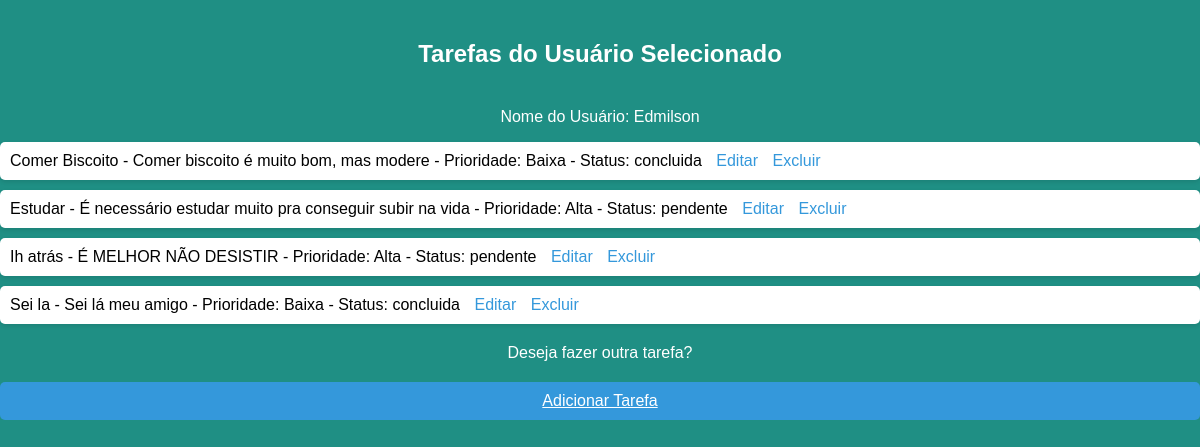
The page /listar.php (signed in) on the database its author committed.
### tables this page shows
CREATE TABLE `usuario` (
  `id` int(11) NOT NULL,
  `login1` varchar(255) NOT NULL,
  `senha` varchar(2000) NOT NULL,
  `nome` varchar(255) DEFAULT NULL
);

CREATE TABLE `tarefas` (
  `id` int(11) NOT NULL,
  `id_usuario` int(11) DEFAULT NULL,
  `descricao` text DEFAULT NULL,
  `prioridade` varchar(100) DEFAULT NULL,
  `status` varchar(100) DEFAULT NULL,
  `created_at` timestamp NOT NULL DEFAULT current_timestamp(),
  `titulo` text DEFAULT NULL
);

### listar.php (the view, shortened to what this page needs)
<!DOCTYPE html>
<html lang="pt-BR">
<head>
    <link rel="stylesheet" href="CSS/listar.css">
</head>
<body>
<?php
require_once("funcoes/conexao.php");
$query_tarefas_usuario = "SELECT u.nome as nome_usuario, t.id, t.titulo, t.descricao, t.prioridade, t.status FROM usuario u
                          LEFT JOIN tarefas t ON u.id = t.id_usuario
                          WHERE u.id = ? ORDER BY u.nome ASC, t.titulo ASC";
$stmt_tarefas_usuario = $conectar->prepare($query_tarefas_usuario);
$id_usuario_selecionado = isset($_GET['id_usuario']) ? $_GET['id_usuario'] : $_SESSION['id_usuario'];
$stmt_tarefas_usuario->bind_param("i", $id_usuario_selecionado);
$stmt_tarefas_usuario->execute();
$result_tarefas_usuario = $stmt_tarefas_usuario->get_result();
if ($result_tarefas_usuario->num_rows > 0) {
    echo "<h2>Tarefas do Usuário Selecionado</h2>";
    echo "<p>Nome do Usuário: {$result_tarefas_usuario->fetch_assoc()['nome_usuario']}</p>";
    echo "<ul>";
    $tarefas = $result_tarefas_usuario->fetch_all(MYSQLI_ASSOC);
    foreach ($tarefas as $row_tarefa) {
        echo "<li>{$row_tarefa['titulo']} - {$row_tarefa['descricao']} - Prioridade: {$row_tarefa['prioridade']} - Status: {$row_tarefa['status']} ";
        echo "<a href='editar_tarefa.php?id={$row_tarefa['id']}'>Editar</a> ";
        echo "<a href='operacoes.php?id_usuario={$id_usuario_selecionado}&action=delete_task&id={$row_tarefa['id']}'>Excluir</a><br>";
    }
    echo "</ul>";
} else {
    echo "<p>Nenhuma tarefa encontrada para este usuário.</p>";
}
echo "<div class='button-container'>";
echo "<p>Deseja fazer outra tarefa?</p>";
echo "<a href='adicionar_tar.php' class='button'>Adicionar Tarefa</a>";
?>
</body>
</html>

### CSS/listar.css (style rules this page uses)
body { background-color: rgb(31, 143, 132); font-family: 'Arial', 'Helvetica', sans-serif; margin: 0; padding: 0; }
h2 { color: white; text-align: center; padding: 20px; }
ul { list-style-type: none; padding: 0; }
li { background-color: #fff; margin-bottom: 10px; padding: 10px; border-radius: 5px; box-shadow: 0 2px 4px rgba(0, 0, 0, 0.1); }
li a { margin-left: 10px; color: #3498db; text-decoration: none; }
.button-container { text-align: center; }
.button { display: block; margin-top: 20px; padding: 10px 20px; font-size: 16px; background-color: #3498db; color: #fff; border: none; border-radius: 5px; cursor: pointer; }
p { color: white; text-align: center; margin-top: 20px; }

### rows shown on the page
usuario: nome "Edmilson"
tarefas: titulo "Comer Biscoito", descricao "Comer biscoito é muito bom, mas modere", prioridade "Baixa", status "concluida"
tarefas: titulo "Estudar", descricao "É necessário estudar muito pra conseguir subir na vida", prioridade "Alta", status "pendente"
tarefas: titulo "Ih atrás", descricao "É MELHOR NÃO DESISTIR", prioridade "Alta", status "pendente"
tarefas: titulo "Sei la", descricao "Sei lá meu amigo", prioridade "Baixa", status "concluida"
